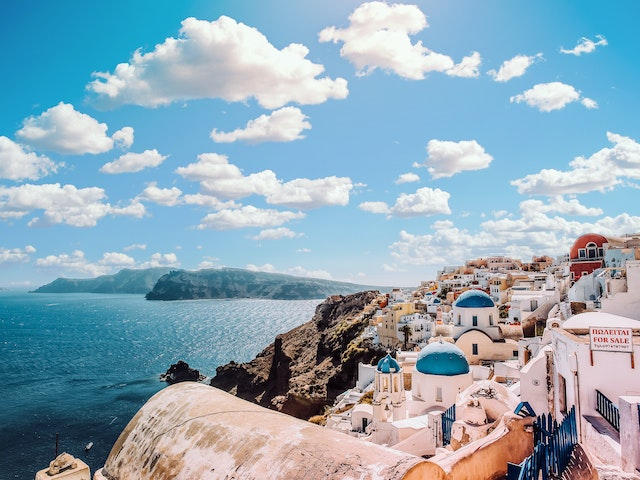
#> input picture input_images/pexels-aleksandar-pasaric-1285625.jpg, 640 x 480 px; its folder holds only this picture in this run
$ python cpu_cuda_comparison.py
#> lines starting #> are read from the running program, lines starting #| are printed output that depends on the picture
"""This module compares the performance of CPU and GPU implementations
of image conversion to grayscale. The conversion using GPU is done through
Numba CUDA parallel computing.
"""

__author__ = "Filip Mlýnek, Tomáš Vavro, ChatGPT"
__email__ = "xmlynek@stuba.sk, xvavro@stuba.sk"
__license__ = "MIT"

from numba import cuda
import matplotlib.pyplot as plt
import numpy as np
import os
import time

INPUT_DIR_NAME = "input_images"
CPU_OUTPUT_DIR_NAME = "cpu_output_images"
GPU_OUTPUT_DIR_NAME = "gpu_output_images"


@cuda.jit
def kernel(img, gray_img):
    """Converts a color image to grayscale using Numba CUDA parallel computing.

    Args:
            img: The input of the original image.
            gray_img: The output grayscale image.
    """
    x, y = cuda.grid(2)

    if x < gray_img.shape[0] and y < gray_img.shape[1]:
        gray_value = 0.2989 * img[x, y, 0] + 0.5870 * img[x, y, 1] + 0.1140 * \
                     img[x, y, 2]

        gray_img[x, y, 0] = gray_value
        gray_img[x, y, 1] = gray_value
        gray_img[x, y, 2] = gray_value


def gpu():
    """Converts every image in the directory to grayscale using Numba CUDA
    parallel computing and measures elapsed time per conversion.
    """
    avg_time = []
    for filename in os.listdir(INPUT_DIR_NAME):
        start = time.time()
        img = plt.imread(f"./{INPUT_DIR_NAME}/{filename}")

        threads_per_block = (32, 32)
        blocks_per_grid = (int(np.ceil(img.shape[0] / threads_per_block[0])),
                           int(np.ceil(img.shape[1] / threads_per_block[1])))

        gray_img = np.empty_like(img)

        d_img = cuda.to_device(img)
        d_gray_img = cuda.device_array_like(gray_img)

        kernel[threads_per_block, blocks_per_grid](d_img, d_gray_img)

        d_gray_img.copy_to_host(gray_img)
        plt.imsave(f"./{GPU_OUTPUT_DIR_NAME}/{filename}", gray_img,
                   cmap='gray')

        stop = time.time() - start
        print(f"GPU Time: {stop} sec")
        avg_time.append(stop)
    print(f"Average time of conversion using GPU: "
          f"{sum(avg_time) / len(avg_time)}")


def cpu():
    """Converts every image in the directory to grayscale using CPU
    and measures elapsed time per conversion.
    """
    avg_time = []
    for filename in os.listdir(INPUT_DIR_NAME):
        start = time.time()
        img = plt.imread(f"./{INPUT_DIR_NAME}/{filename}")
#> img is the input picture: shape (480, 640, 3); mean R, G, B 144.2, 170.2, 185.1
        gray_img = 0.2989 * img[:, :, 0] + 0.5870 * img[:, :, 1] + 0.1140 * img[
                                                                            :,
                                                                            :,
                                                                            2]
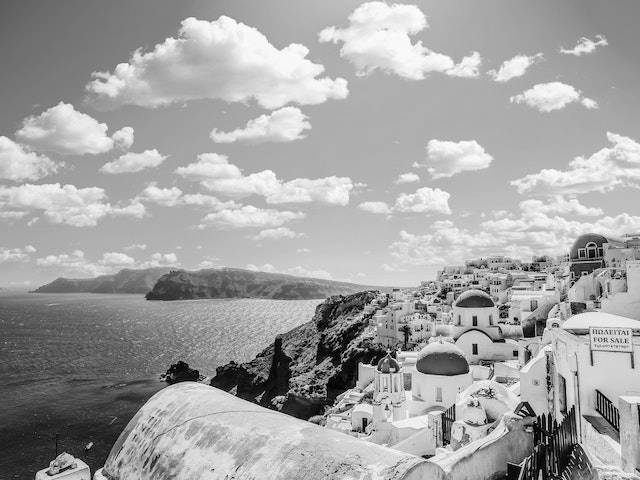
#> gray_img: shape (480, 640) float64; min 0, max 255, mean 164.1
        plt.imsave(f"./{CPU_OUTPUT_DIR_NAME}/{filename}", gray_img,
                   cmap='gray')
        stop = time.time() - start
        print(f"CPU Time: {stop} sec")
        avg_time.append(stop)
    print(f"Average time of conversion using CPU: "
          f"{sum(avg_time) / len(avg_time)}")


if __name__ == '__main__':
    """Main function to compare the performance of CPU and GPU implementations
    of image conversion to grayscale.
    """
    start_time = time.time()
    cpu()
    print("--- CPU execution %s seconds ---" % (time.time() - start_time))

    start_time = time.time()
    gpu()
#> (the call stopped at in gpu, `d_img = cuda.to_device(img)`: numba is not available in this run)
    print("--- GPU execution %s seconds ---" % (time.time() - start_time))

$ run again, on input_images/pexels-andrea-piacquadio-3771055.jpg
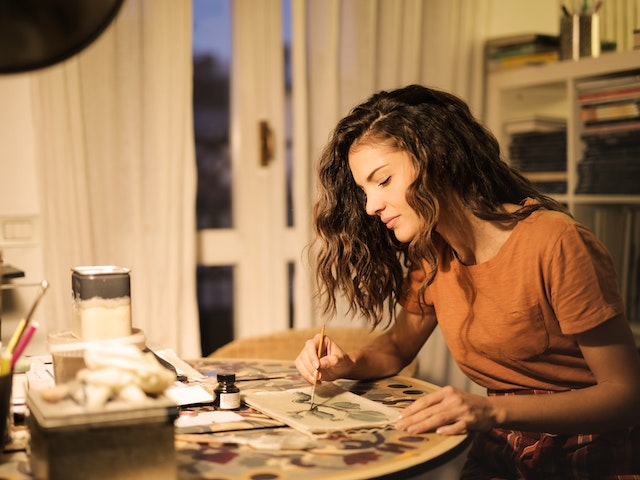
#> input picture input_images/pexels-andrea-piacquadio-3771055.jpg, 640 x 480 px
#> in cpu, img is the input picture: shape (480, 640, 3); mean R, G, B 156.6, 120, 84.8
#> in cpu, `gray_img = 0.2989 * img[:, :, 0] + 0.5870 * img[:, :, 1] + 0.1140 * im..`:
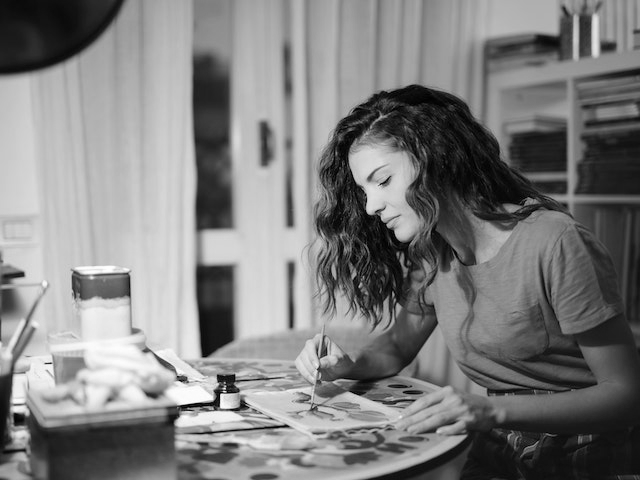
#> gray_img: shape (480, 640) float64; min 0.886, max 255, mean 126.9

$ run again, on input_images/pexels-andrew-neel-2859169.jpg
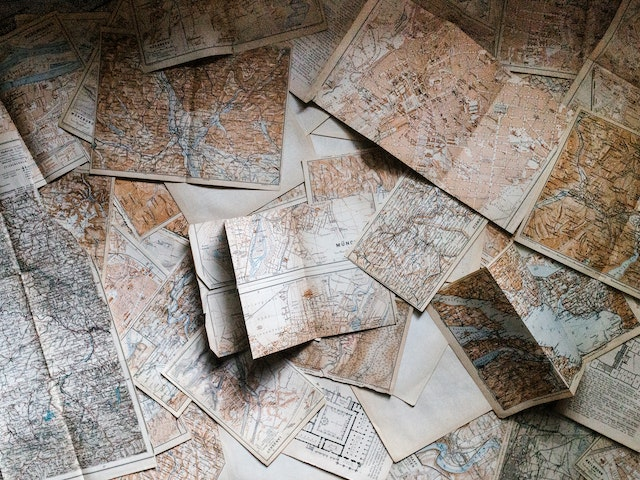
#> input picture input_images/pexels-andrew-neel-2859169.jpg, 640 x 480 px
#> in cpu, img is the input picture: shape (480, 640, 3); mean R, G, B 144.9, 135.5, 127.1
#> in cpu, `gray_img = 0.2989 * img[:, :, 0] + 0.5870 * img[:, :, 1] + 0.1140 * im..`:
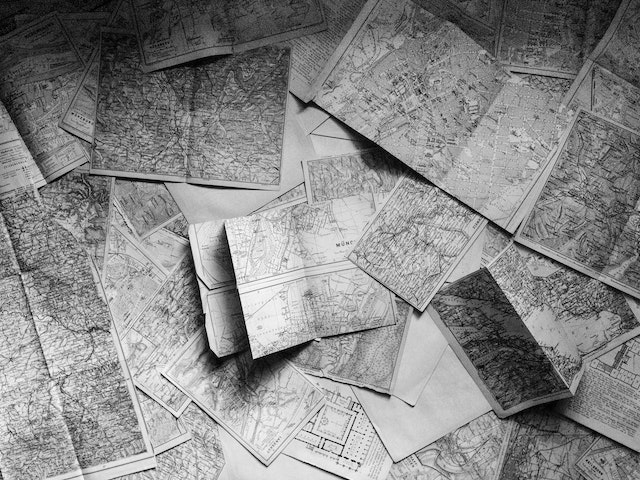
#> gray_img: shape (480, 640) float64; min 0, max 255, mean 137.3

$ run again, on input_images/pexels-aleksandar-pasaric-2603464.jpg
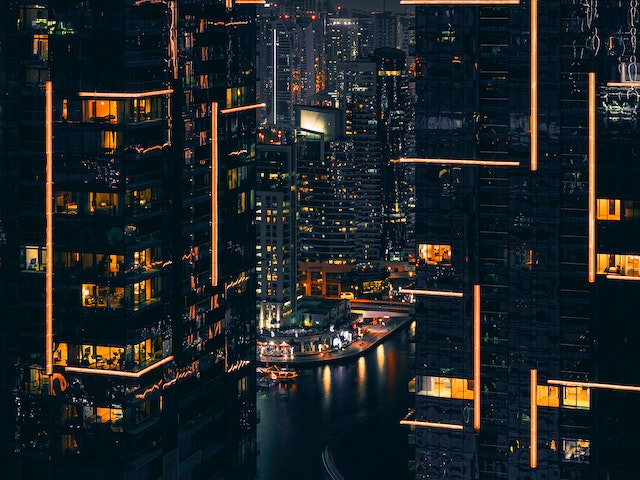
#> input picture input_images/pexels-aleksandar-pasaric-2603464.jpg, 640 x 480 px
#> in cpu, img is the input picture: shape (480, 640, 3); mean R, G, B 30.9, 36.5, 38.5
#> in cpu, `gray_img = 0.2989 * img[:, :, 0] + 0.5870 * img[:, :, 1] + 0.1140 * im..`:
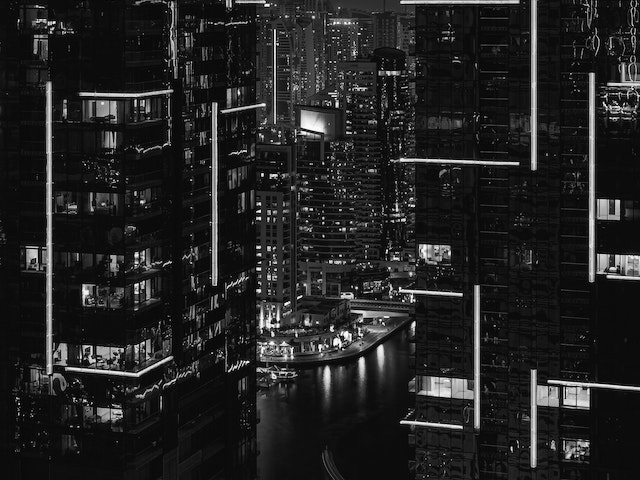
#> gray_img: shape (480, 640) float64; min 0, max 254.4, mean 35.1
